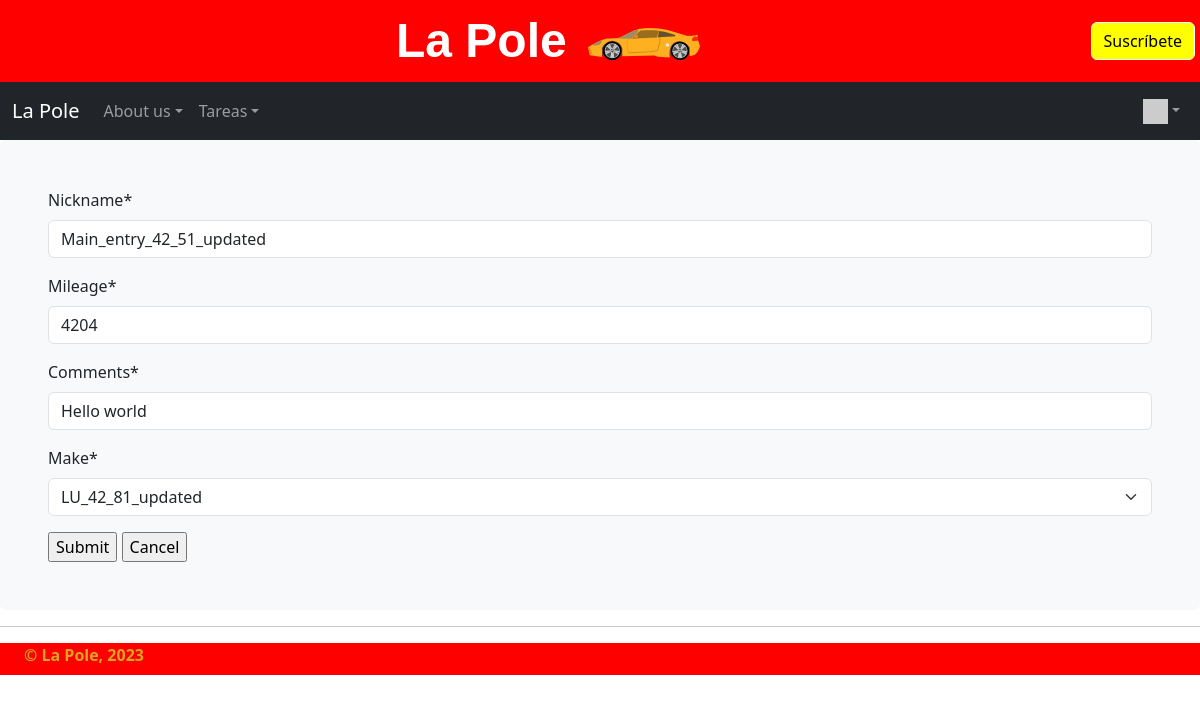
The app's page /autos/main/5/update/ (signed in) with its own data.
### autos/models.py (models this page shows, shortened)
class Auto(models.Model):
    nickname = models.CharField(
        max_length=100,
        validators=[MinLengthValidator(2, "Nickname must be greater than 1 character")]
    )
    mileage = models.PositiveIntegerField()
    comments = models.CharField(max_length=300)
    make = models.ForeignKey(Make, on_delete=models.CASCADE, null=False)

### autos/views.py (the view)
# urls.py: path('main/<int:pk>/update/', views.AutoUpdate.as_view(), name='auto_update'),
class AutoUpdate(LoginRequiredMixin, UpdateView):
    model = Auto
    fields = '__all__'
    success_url = reverse_lazy('autos:all')

### autos/models.py (called while the page is built)
    def __str__(self):
            return self.name

### home/context_processors.py (called while the page is built)
def settings(request):
    return {
        'settings': django_settings,
    }

### home/templatetags/app_tags.py (called while the page is built)
@register.filter(name='gravatar')
def gravatar(user, size=35):
    email = str(user.email.strip().lower()).encode('utf-8')
    email_hash = md5(email).hexdigest()
    url = "//www.gravatar.com/avatar/{0}?s={1}&d=identicon&r=PG"
    return url.format(email_hash, size)

### autos/templates/autos/auto_form.html (shortened to what this page needs)
{% extends "home/layout.html" %}
{% load crispy_forms_tags %}
{% block content %}
  <form action="" method="post">
    {{ form|crispy }}
    <input type="submit" value="Submit">
    <input type="submit" onclick="window.location='{% url 'autos:all' %}' ; return false;" value="Cancel">
  </form>
{% endblock %}

### home/static/home/site1.css (style rules this page uses)
body { background-image: linear-gradient(180deg, rgb(219, 218, 218), #fff 100px, #fff); }

### records on screen
Auto: nickname "Main_entry_42_51_updated", mileage "4204", comments "Hello world", make "LU_42_81_updated"
